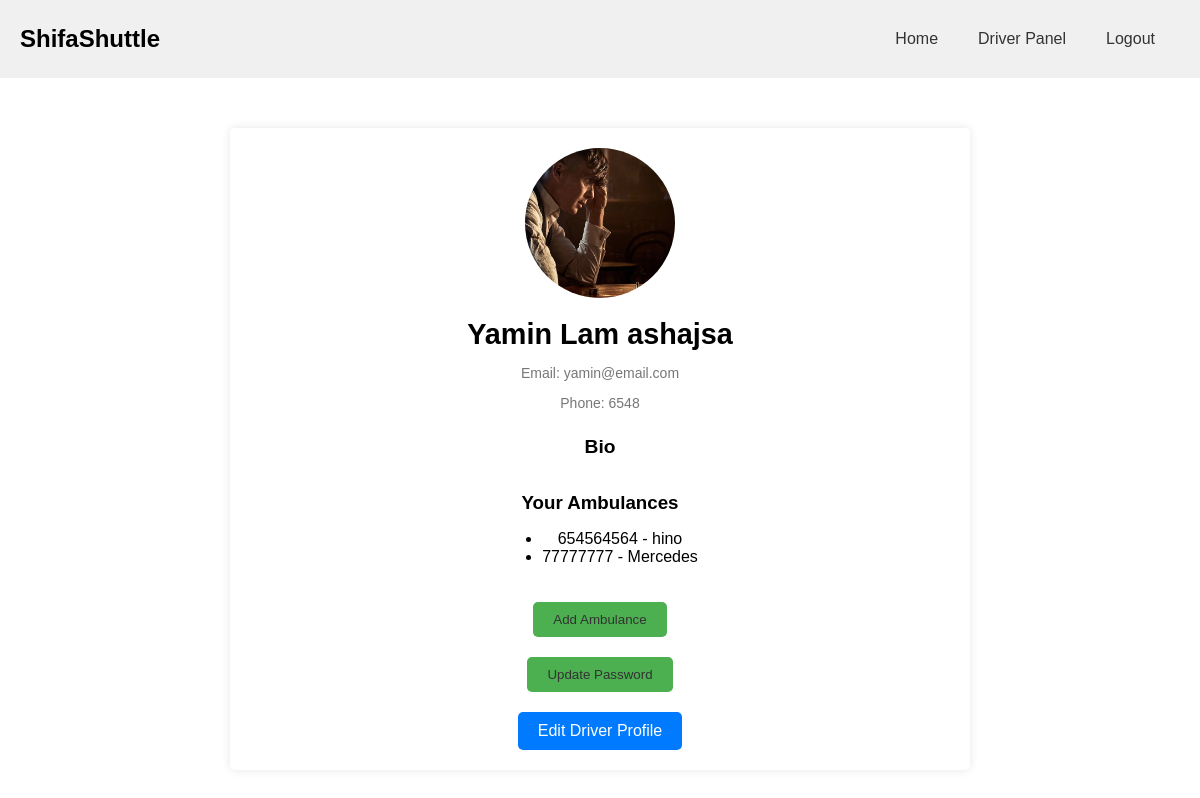
/driver/driver_profile/ (signed in), run on the app's committed database.
### driver/models.py (models this page shows, shortened)
class Driver(models.Model):
    user = models.OneToOneField(settings.AUTH_USER_MODEL, on_delete=models.CASCADE)
    phone = PhoneField(blank=True, null=True, help_text='Contact phone number')
    profile_pic = models.ImageField(upload_to='driver_profile_pics/', default='default.png')

class Ambulance(models.Model):
    registration_number = models.CharField(max_length=50, unique=True)
    model = models.CharField(max_length=100)
    capacity = models.IntegerField()
    status_choices = [
        ('available', 'Available'),
        ('on_call', 'On Call'),
        ('in_service', 'In Service'),
    ]
    status = models.CharField(max_length=20, choices=status_choices)
    location = models.CharField(max_length=255)  # Field for entering location by text
    driver = models.ForeignKey(Driver, on_delete=models.SET_NULL, null=True, blank=True, related_name='ambulances')

### user_account/models.py (models this page shows)
class CustomUser(AbstractUser):
    phone = PhoneField(blank=True, null=True, help_text='Contact phone number')
    bio = models.TextField(blank=True)
    profile_pic = models.ImageField(upload_to='profile_pics/', default='default.png')

### driver/views.py (the view)
# urls.py: path('driver_profile/', views.driver_profile, name='driver_profile'),
@login_required
def driver_profile(request):
    user = request.user
    try:
        driver = user.driver
    except Driver.DoesNotExist:
        driver = None
    return render(request, 'driver_profile.html', {'driver': driver})

### templates/driver_profile.html (shortened to what this page needs)
{% extends 'user_profile.html' %}
{% block nav %}
<nav>
    <a href="{% url 'driver_home' %}">Home</a>
    <a href="{% url 'driver_panel' %}">Driver Panel</a>
    <a href="{% url 'logout' %}">Logout</a>
</nav>
{% endblock %}
{% block content %}
<div class="profile-container">
    {% if user.is_authenticated %}
    <div class="profile-card">
        <div class="profile-picture">
            <img src="{{ driver.profile_pic.url }}" alt="Profile Picture">
        </div>
        <div class="profile-info">
            <h2>{{ user.first_name }} {{ user.last_name }}</h2>
            <p>Email: {{ user.email }}</p>
            {% if driver %}
            <p>Phone: {{ driver.phone }}</p>
            {% endif %}
        </div>
        <div class="profile-bio">
            <h3>Bio</h3>
        </div>
        <div class="profile-info">
            <h3>Your Ambulances</h3>
            <ul>
                {% for ambulance in driver.ambulances.all %}
                <li>{{ ambulance.registration_number }} - {{ ambulance.model }}</li>
                {% endfor %}
            </ul>
        </div>
    </div>
    <div class="profile-info">
        <button type="submit"> <a href="{% url 'add_ambulance' %}">Add Ambulance</a>
        </button>
    </div>
    <div class="profile-info">
        <button type="submit"> <a href="{% url 'change_password' %}">Update Password</a> </button>
    </div>
    <div class="profile-card"><a href="{% url 'edit_driver_profile' %}">Edit Driver Profile</a></div>
    {% else %}
    <p>You are not logged in</p>
    <a href="{% url 'login' %}">Log In</a>
    {% endif %}
</div>
{% endblock %}

### static/profile.css (style rules this page uses)
body { font-family: sans-serif; margin: 0; padding: 0; }
a { text-decoration: none; color: #333; }
img { max-width: 100%; height: auto; }
h1, h2, h3 { margin: 0; padding: 0; }
header nav { display: flex; }
header nav a { padding: 10px 15px; margin-right: 10px; }
.profile-container { margin: 0 auto; max-width: 700px; background-color: #fff; border-radius: 5px; box-shadow: 0 0 10px rgba(0, 0, 0, 0.1); padding: 20px; }
.profile-card { display: flex; flex-direction: column; align-items: center; }
.profile-picture { margin-bottom: 20px; width: 150px; height: 150px; border-radius: 50%; overflow: hidden; }
.profile-picture img { width: 100%; height: 100%; object-fit: cover; }
.profile-info { text-align: center; margin-bottom: 20px; }
.profile-info h2 { font-size: 1.8em; margin-bottom: 5px; }
.profile-info p { font-size: 14px; color: #777; margin-bottom: 5px; }
.profile-bio { margin-bottom: 20px; }
.profile-bio h3 { font-size: 1.2em; margin-bottom: 10px; }
.profile-card a { background-color: #007bff; color: #fff; padding: 10px 20px; border: none; border-radius: 5px; cursor: pointer; margin-top: auto; }
button[type="submit"] { background-color: #4caf50; color: white; padding: 10px 20px; border: none; border-radius: 5px; cursor: pointer; }

### data on the page
Driver: profile_pic (picture), phone "6548"
CustomUser: first_name "Yamin Lam", last_name "ashajsa", email "yamin@email.com"
Ambulance: registration_number "654564564", model "hino"
Ambulance: registration_number "77777777", model "Mercedes"
